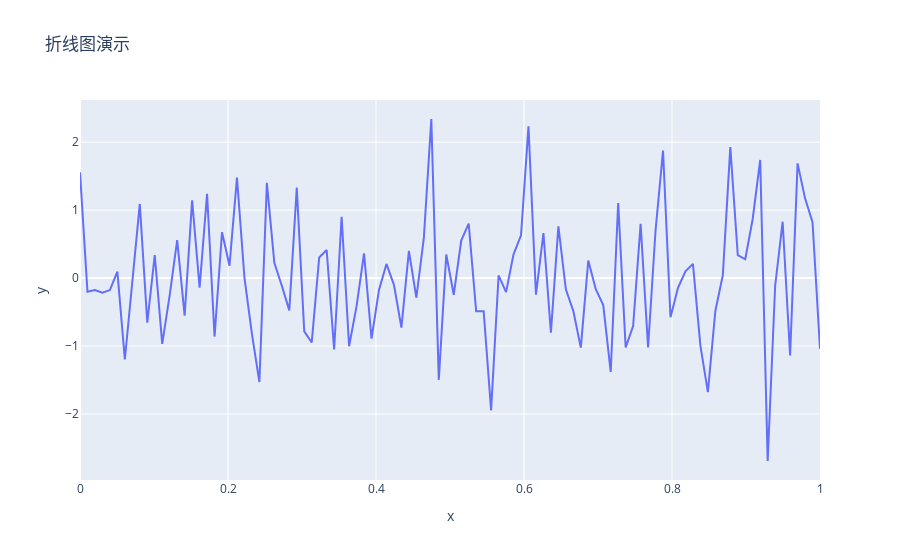

The notebook cell saved with this chart:
### Markdown cell above
# 折线图

### Code cell
a = np.linspace(0, 1, 100)
b = np.random.randn(100)
fig = px.line(s, x=a, y=b, title='折线图演示')
fig.show()
